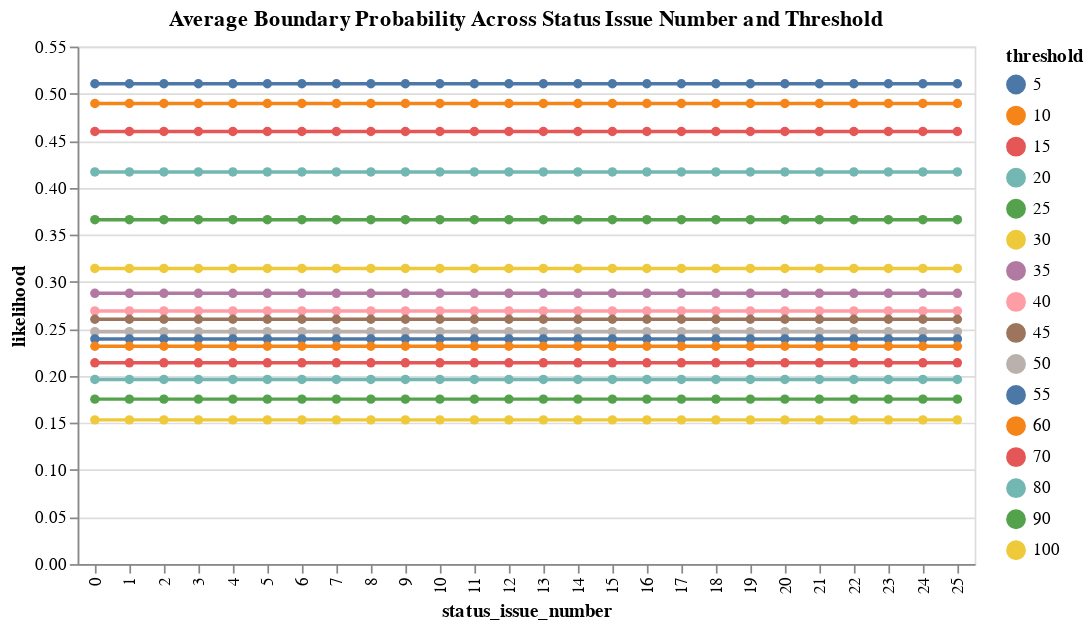

Write notebook code for a chart like this one.
### Code cell
# Calculate average boundary probability across status_issue_number and threshold
avg_boundary_prob_df = updated_boundaries_df.groupby(['status_issue_number', 'threshold']).boundary_prob.mean().reset_index()

# Add a likelihood column that represents the probability of a boundary for each issue
avg_boundary_prob_df = avg_boundary_prob_df.rename(columns={'boundary_prob': 'avg_boundary_prob'})
avg_boundary_prob_df['likelihood'] = avg_boundary_prob_df['avg_boundary_prob']


# Display the average boundary probabilities
console.print(avg_boundary_prob_df)

# Visualize the likelihood distribution across thresholds and status_issue_number
chart = alt.Chart(avg_boundary_prob_df).mark_line(point=True).encode(
    x='status_issue_number:O',
    y='likelihood:Q',
    color='threshold:N',
    tooltip=['status_issue_number', 'threshold', 'likelihood']
).properties(
    title='Average Boundary Probability Across Status Issue Number and Threshold'
)

chart

### Figure 1 — Vega-Lite specification as saved in the notebook (floating-point values rounded to 4 significant figures; data arrays with more than 128 entries replaced by an {"elided": "..."} marker saying what was removed)
{"config": {"view": {"continuousWidth": 300, "continuousHeight": 300}}, "data": {"name": "data-e08d8c4f227b9f3007d8359d52276291"}, "mark": {"type": "line", "point": true}, "encoding": {"color": {"field": "threshold", "type": "nominal"}, "tooltip": [{"field": "status_issue_number", "type": "quantitative"}, {"field": "threshold", "type": "quantitative"}, {"field": "likelihood", "type": "quantitative"}], "x": {"field": "status_issue_number", "type": "ordinal"}, "y": {"field": "likelihood", "type": "quantitative"}}, "title": "Average Boundary Probability Across Status Issue Number and Threshold", "$schema": "https://vega.github.io/schema/vega-lite/v5.8.0.json", "datasets": {"data-e08d8c4f227b9f3007d8359d52276291": {"elided": "416 records"}}}
